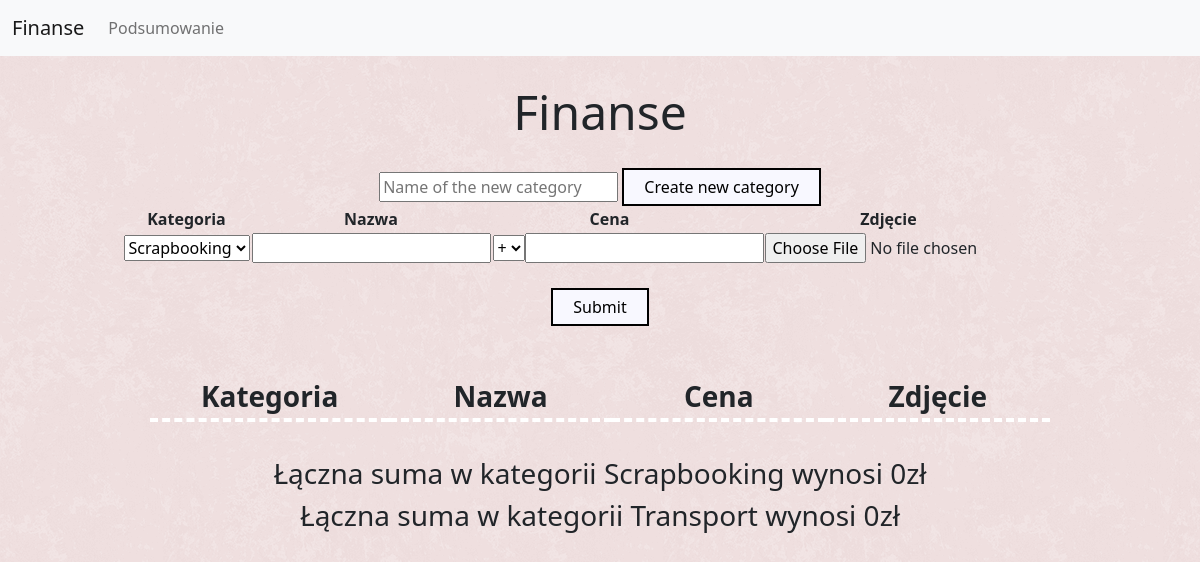
Before: / with the older database file.
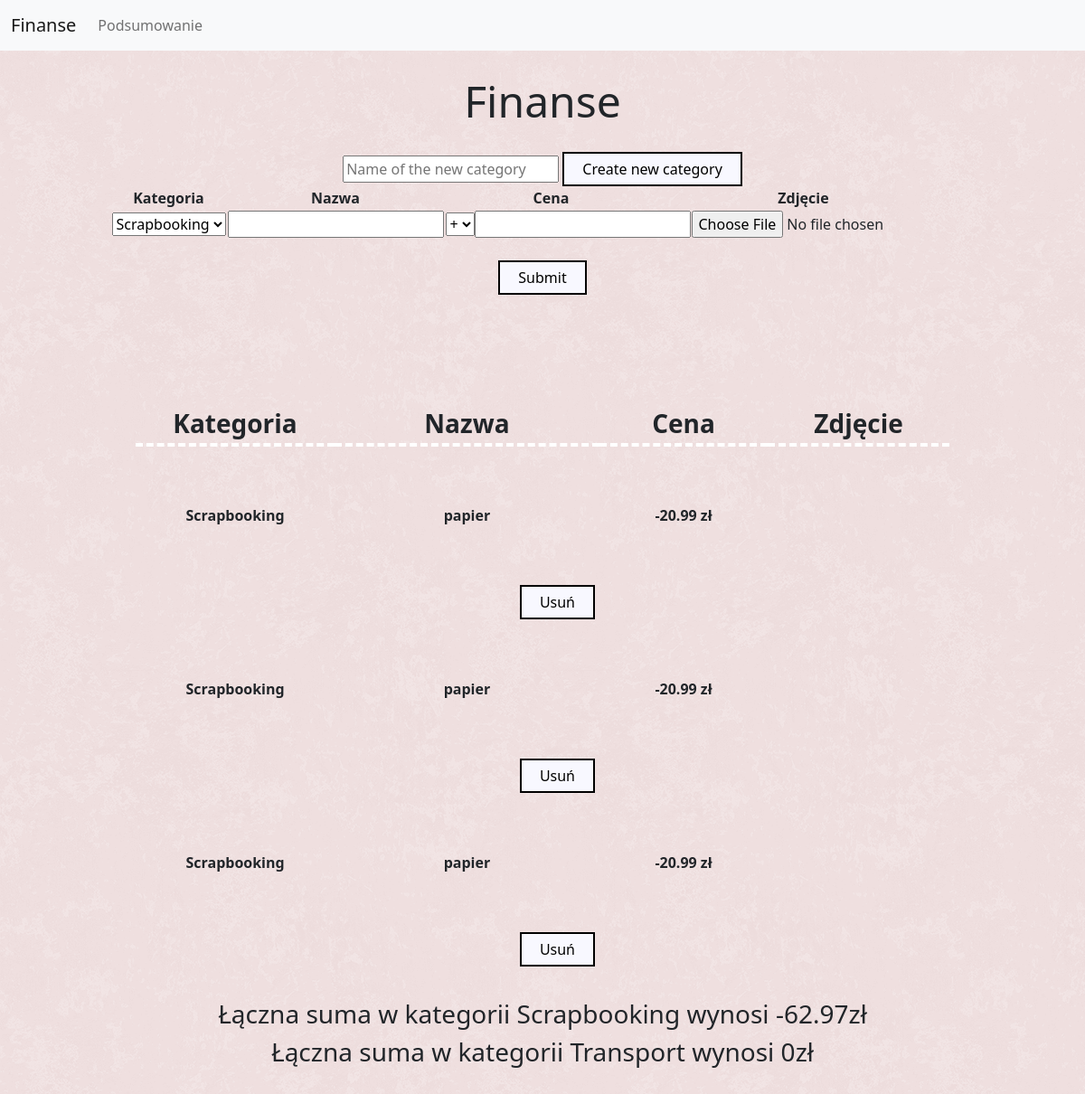
After: the same page with the newer database file.
### app.py (models this page shows, shortened)
class Category(db.Model):
    _id = db.Column('id', db.Integer, primary_key=True)
    category_name = db.Column(db.String(200))
    expenses = db.relationship('Expenses', backref='category', lazy=True)

class Expenses(db.Model):
    _id = db.Column('id', db.Integer, primary_key=True)
    name = db.Column(db.String(120))
    char = db.Column(db.String(10))
    price = db.Column(db.Float)
    path_to_img = db.Column(db.String(300))
    category_id = db.Column(db.Integer, db.ForeignKey('category.id'))

### app.py (the view)
@app.route('/wydatki', methods=['POST','GET'])
@app.route('/', methods=['POST', 'GET'])
def home():
    if request.method == 'POST':
        category = request.form['category']
        name = request.form['name']
        char = request.form['value']
        price = request.form['price']
        img = request.files['img']
        if img.filename == "":
            flash("Nie wybrano zdjęcia")
        if img:
            filename = secure_filename(img.filename)
            img.save(os.path.join(app.config['UPLOAD_FOLDER'],'images', filename))
        find_category = Category.query.filter_by(category_name = category).first()
        expenses = Expenses(name, char, price, img.filename, find_category._id)
        db.session.add(expenses)
        db.session.commit()
        exp = Expenses.query.all()
        name = find_category.category_name
        Cid = find_category._id
        idofExpenses = Expenses.query.filter_by(category_id=Cid).first()
        saveToFile(exp, idofExpenses._id, name)
        saveDate(Cid, name)
        return redirect(url_for('home'))
    else:
        all_spendings = 0
        exp = Expenses.query.all()
        cat = Category.query.all()
        category_sum = dict()
        for c in cat:
            category_sum.update({c.category_name: calculateSum(c.expenses)})
        print(category_sum)
        return render_template('wydatki.html',all_spendings=category_sum,category=cat,expen = Expenses, expenses=exp, path=os.path.join('images',""))

### app.py (called while the page is built)
def calculateSum(exp):
    sum = 0
    for i in exp:
        if i.char == "+":
            sum+=i.price
        else:
            sum-=i.price
    return sum

### templates/wydatki.html (shortened to what this page needs)
{%extends "base.html"%}
{%block content%}
	<div id='title'>Finanse</div>
	<main>
		<center>
			<form method="POST" action="/createCategory">
				<input type="text" name='category' placeholder="Name of the new category">
				<input type='submit' value="Create new category">
			</form>
		</center>
		<form method="POST" action=# enctype=multipart/form-data>
			<table>
				<tr>
					<th>Kategoria</th>
					<th>Nazwa</th>
					<th style="margin-right:0; padding:0; width: 0px;"></th>
					<th style="margin-left: 0; width: 182px; padding-left: 65px; text-align: left;  margin-right: 20px;">Cena</th>
					<th style="width:50px; padding-right: 65px;">Zdjęcie</th>
				</tr>
				<tr>
					<th><select name='category'>
						{%for cat in category%}
							<option value={{cat.category_name}}>{{cat.category_name}}</option>
						{%endfor%}
					</select></th>
					<th><input type="text" name="name" required="true"></th>
					<th style="margin-right:0; padding-right:0; width: 38px;"><select name="value" >
						<option value="+">+</option>
						</select></th>
					<th style="margin-left: 0; width: 182px; padding: 0;  margin-right: 20px;"><input step="0.01" type='number' name='price' required='true'></th>
					<th style="width:50px; margin-right: 20px;"><input  type='file' name='img'></th>
				</tr>
			</table></br>
			<input type='submit'>
		</form>
		<table>
			<tr id="tr">
				<th>Kategoria</th>
				<th>Nazwa</th>
				<th>Cena</th>
				<th>Zdjęcie</th>
			</tr>
				{% for exp in expenses %}
				<tr>
					<th>{%for cat in category%}
							{%if cat._id == exp.category_id%}
								{{cat.category_name}}
							{%endif%}
						{%endfor%}</th>
					<th>{{exp.name}}</th>
					<th>{{exp.char+exp.price|string()+" zł"}}</th>
					<th>
						{%if exp.path_to_img != ""%}
							<a href={{url_for('static',filename=path+exp.path_to_img)}}><img
							src={{url_for('static',filename=path+exp.path_to_img)}}></a></th>
						{%else%}
						<div style="width: width:260px;	height:150px;"></div>
						{%endif%}
				</tr></br>
				<tr>
					<th></th><th><form method=post action="/deleteRecord">
					<input type='submit' style="margin-left: 200px;" value='Usuń'>
						</form></th>
				</tr>
			{%endfor%}
		</table>
		<div style="font-size: 28px; padding: 30px;">
			{%for x in all_spendings%}
				Łączna suma w kategorii {{x}} wynosi {{all_spendings[x]}}zł<br>
			{%endfor%}
		</div>
	</main>
{%endblock%}

### templates/base.html (shortened to what this page needs)
<!DOCTYPE HTML>
<html>
	<head>
		<link href="https://cdn.jsdelivr.net/npm/bootstrap@5.0.0-beta2/dist/css/bootstrap.min.css" rel="stylesheet">
	</head>
	<body>
<nav class="navbar navbar-expand-lg navbar-light bg-light">
  <div class="container-fluid">
    <a class="navbar-brand" href="/">Finanse</a>
    <div class="collapse navbar-collapse" id="navbarNavAltMarkup">
      <div class="navbar-nav">
        <a class="nav-link" href="/podsumowanie">Podsumowanie</a>
      </div>
    </div>
  </div>
</nav>
{%block content%}{%endblock%}
	</body>
</html>

Changed rows visible on the page:
added Expenses: name "papier", char+price "-20.99 zł", Category (category_name "Scrapbooking")
computed for Category "Scrapbooking": category_name "0" → "-62.97"
added Expenses: name "papier", char+price "-20.99 zł", Category (category_name "Scrapbooking")
added Expenses: name "papier", char+price "-20.99 zł", Category (category_name "Scrapbooking")
